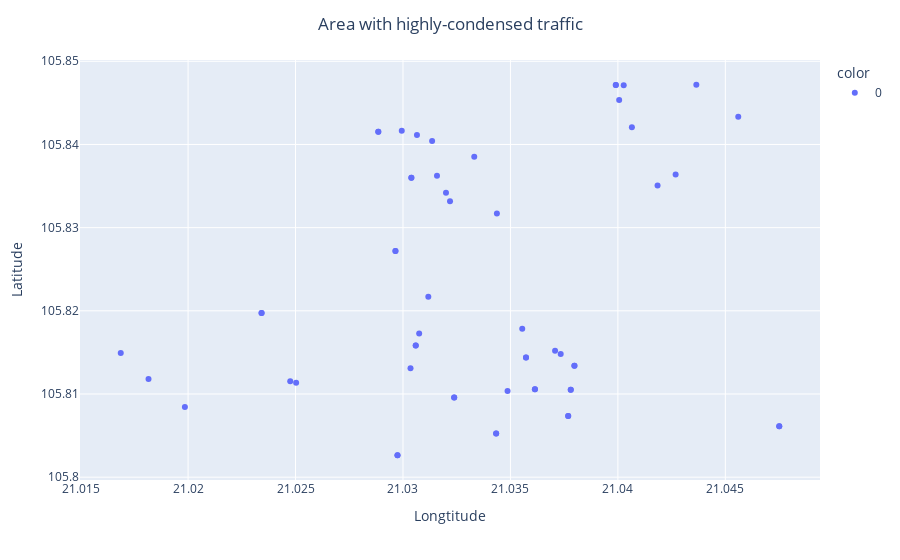

The notebook cell saved with this chart:
### Code cell
after_fig3 = px.scatter(TF_3, 
                        y = "Latitude",
                        x = "Longtitude", 
                        color=TF_3['labs'].astype(str))
after_fig3.update_layout(
            title={
            'text' : "Area with highly-condensed traffic",
            'x':0.5,
            'xanchor': 'center',
        })
after_fig3

### Figure 1 — Plotly figure (JSON) as saved in the notebook; plotly's stock layout.template omitted (floating-point values rounded to 4 significant figures)
{"data": [{"hovertemplate": "color=0<br>Longtitude=%{x}<br>Latitude=%{y}<extra></extra>", "legendgroup": "0", "marker": {"color": "#636efa", "symbol": "circle"}, "mode": "markers", "name": "0", "orientation": "v", "showlegend": true, "type": "scatter", "x": [21.04, 21.03, 21.03, 21.05, 21.03, 21.03, 21.03, 21.04, 21.05, 21.03, 21.03, 21.03, 21.02, 21.03, 21.02, 21.03, 21.03, 21.03, 21.03, 21.04, 21.04, 21.04, 21.03, 21.04, 21.04, 21.04, 21.04, 21.03, 21.02, 21.03, 21.04, 21.04, 21.04, 21.04, 21.04, 21.05, 21.04, 21.04, 21.03, 21.02, 21.02, 21.02, 21.03, 21.03, 21.03, 21.03, 21.04, 21.04, 21.03, 21.03, 21.04, 21.03, 21.04, 21.04, 21.03, 21.03, 21.03], "xaxis": "x", "y": [105.8, 105.8, 105.8, 105.8, 105.8, 105.8, 105.8, 105.8, 105.8, 105.8, 105.8, 105.8, 105.8, 105.8, 105.8, 105.8, 105.8, 105.8, 105.8, 105.8, 105.8, 105.8, 105.8, 105.8, 105.8, 105.8, 105.8, 105.8, 105.8, 105.8, 105.8, 105.8, 105.8, 105.8, 105.8, 105.8, 105.8, 105.8, 105.8, 105.8, 105.8, 105.8, 105.8, 105.8, 105.8, 105.8, 105.8, 105.8, 105.8, 105.8, 105.8, 105.8, 105.8, 105.8, 105.8, 105.8, 105.8], "yaxis": "y"}], "layout": {"legend": {"title": {"text": "color"}, "tracegroupgap": 0}, "margin": {"t": 60}, "title": {"text": "Area with highly-condensed traffic", "x": 0.5, "xanchor": "center"}, "xaxis": {"anchor": "y", "domain": [0, 1], "title": {"text": "Longtitude"}}, "yaxis": {"anchor": "x", "domain": [0, 1], "title": {"text": "Latitude"}}}}
